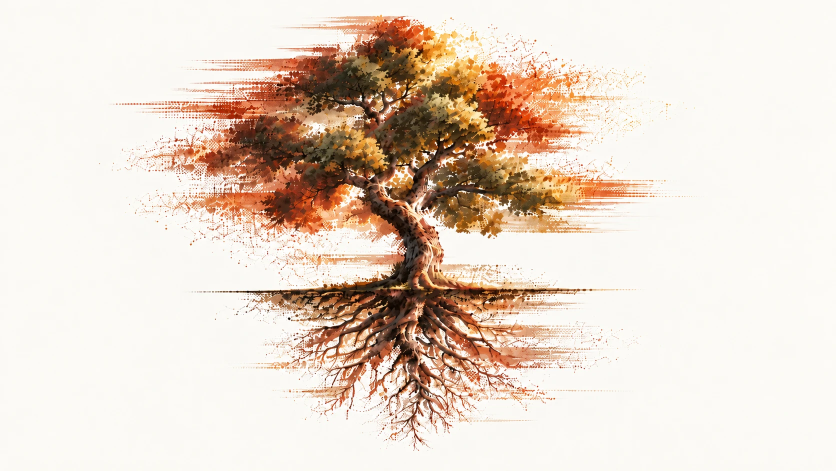
#> input picture tools/fuente-hero-r13.webp, 1672 x 941 px, found by its file name (shown at 1/2 size)
$ python recorte-hero.py
#> lines starting #> are read from the running program, lines starting #| are printed output that depends on the picture; after the words box and inside, x2 and y2 are one past the last pixel; in counts of white or black regions, pixels touching at a corner belong together
# Ronda 13 · la acuarela del roble (fondo HUESO, no blanco) → dos láminas con alfa para vivir sobre Cacao, partidas por la línea de suelo.
#   uv run --with pillow --with numpy --with scipy python tools/recorte-hero.py
# Igual que recorte.py pero: el fondo se mide (esquinas), NO se tira nada por «masa principal» (las estelas y salpicaduras son la
# gracia de la lámina) y el color de la zona translúcida sale de la tinta opaca vecina (sin halo hueso sobre oscuro).
import numpy as np
from PIL import Image
from scipy import ndimage as ndi
im = np.asarray(Image.open('tools/fuente-hero-r13.webp').convert('RGB')).astype(np.float32)
bg = np.median(np.concatenate([im[:12, :12].reshape(-1, 3), im[-12:, -12:].reshape(-1, 3), im[:12, -12:].reshape(-1, 3)]), 0)
#> bg = [252, 250, 246]
d = np.max(bg - im, 2)                        # cuánto se aparta del hueso (la tinta siempre oscurece)
a = np.clip((d - 9.0) / 70.0, 0, 1) ** 0.9
a = ndi.gaussian_filter(a, 0.5)
aa = np.maximum(a, 1e-3)[..., None]
c = np.clip((im - (1 - aa) * bg) / aa, 0, 255)
o = (a > 0.85).astype(np.float32)
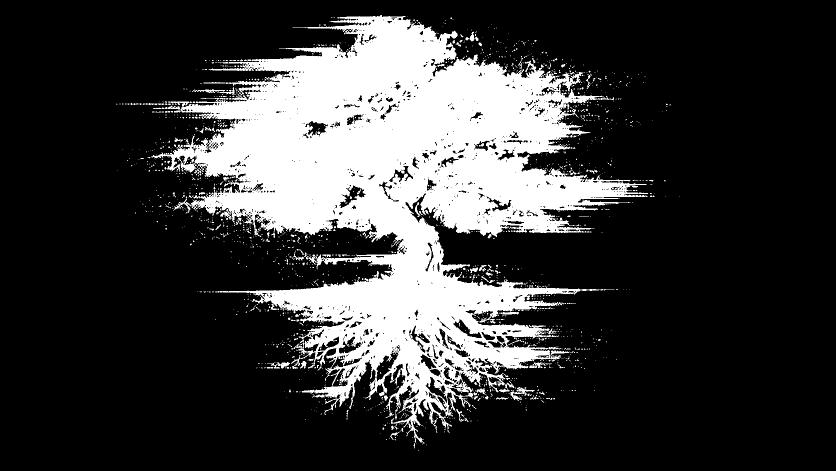
#> o: shape (941, 1672) float32 (shown at 1/2 size); values 0 (black) and 1 (white), 22.2% white; 1713 white regions (1597 under 20 px), largest, box (x1, y1, x2, y2) and area: (302, 30, 1296, 897) 335687, (1021, 774, 1069, 802) 400, (384, 174, 469, 190) 351
num = np.dstack([ndi.gaussian_filter(c[..., k] * o, 5) for k in range(3)])
den = ndi.gaussian_filter(o, 5)[..., None] + 1e-4
w = np.clip((0.85 - a) / 0.5, 0, 1)[..., None] * (den > 0.01)
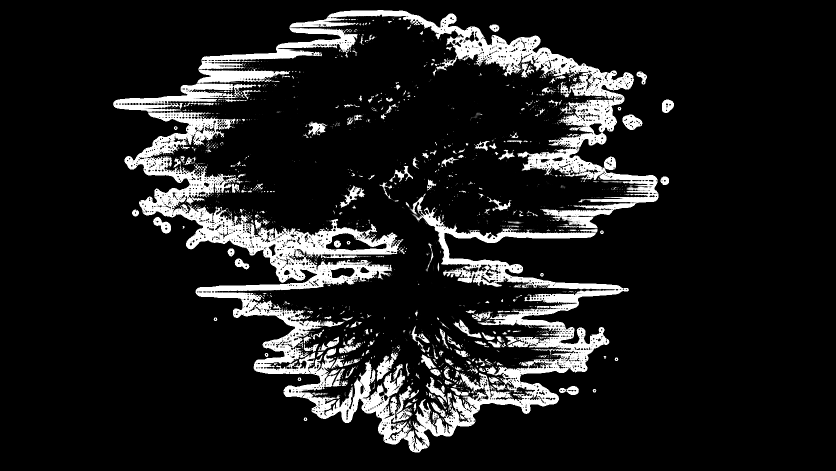
#> w: shape (941, 1672, 1) float32 (shown at 1/2 size); min 0, max 1, mean 0.119
c = c * (1 - w) + (num / den) * w
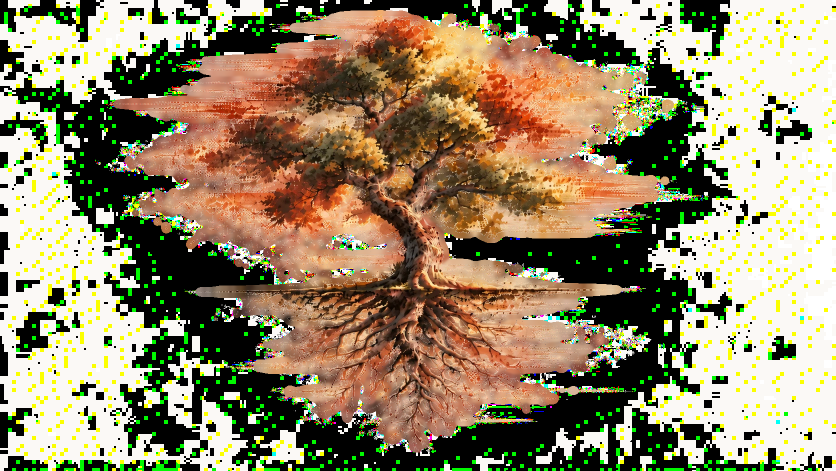
#> c: shape (941, 1672, 3) float32 (shown at 1/2 size); mean R, G, B 149.8, 136.1, 106.2
out = np.dstack([c, a * 255]).astype(np.uint8)
SUELO = 583
X0, X1 = 188, 1448   # recorte horizontal CENTRADO en el eje del tronco (818 px, medido a 520–565 px de alto)
out = out[:, X0:X1]
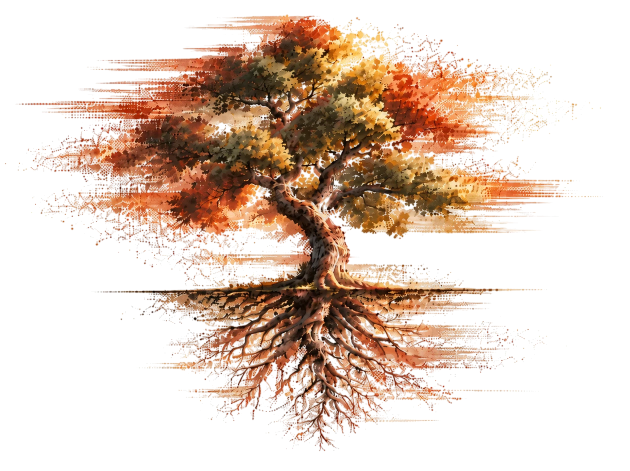
#> out: shape (941, 1260, 4) (shown at 1/2 size); mean R, G, B, A 129.3, 109.5, 80.1, 83.8; transparent parts drawn white
for nombre, trozo in (('hero-arbol', out[:SUELO]), ('hero-raices', out[SUELO - 3:])):
    ys, xs = np.where(trozo[..., 3] > 6)
    print(nombre, 'caja x', xs.min(), xs.max(), 'y', ys.min(), ys.max(), 'tam', trozo.shape[1], trozo.shape[0])
    Image.fromarray(trozo, 'RGBA').save(f'public/media/{nombre}.webp', quality=90, method=6)
#> this loop made 2 passes
#> nombre on passes 1 to 2: 'hero-arbol', 'hero-raices'
#| hero-arbol caja x 9 1205 y 28 582 tam 1260 583
#| hero-raices caja x 182 1133 y 0 322 tam 1260 361
#> pass 1, `Image.fromarray(trozo, 'RGBA').save(f'public/media/{nombre}.webp', qua..`:
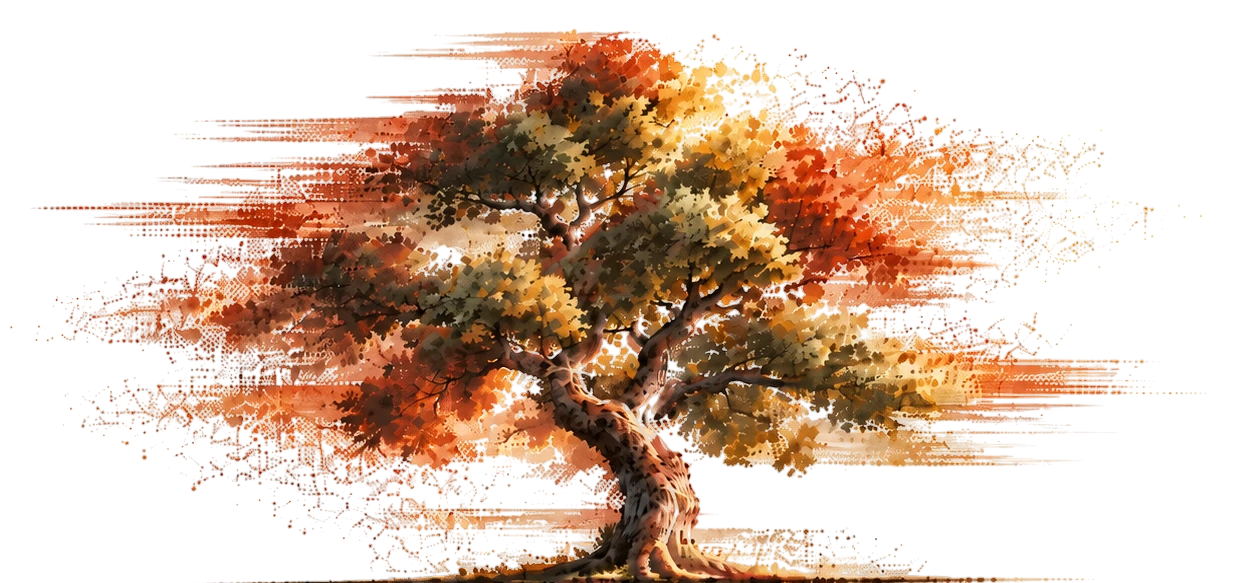
#> saved as hero-arbol.webp: PIL image 1260x583 RGBA; mean R, G, B, A 137.3, 110.1, 78.7, 102.9; transparent parts drawn white
# vista previa sobre Cacao
cac = np.array([0x30, 0x20, 0x18], np.float32)
al = out[..., 3:4] / 255.0
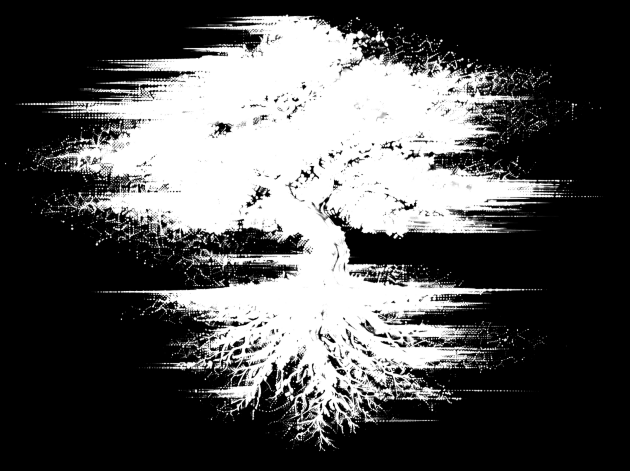
#> al: shape (941, 1260, 1) float64 (shown at 1/2 size); min 0, max 1, mean 0.329
prev = out[..., :3] * al + cac * (1 - al)
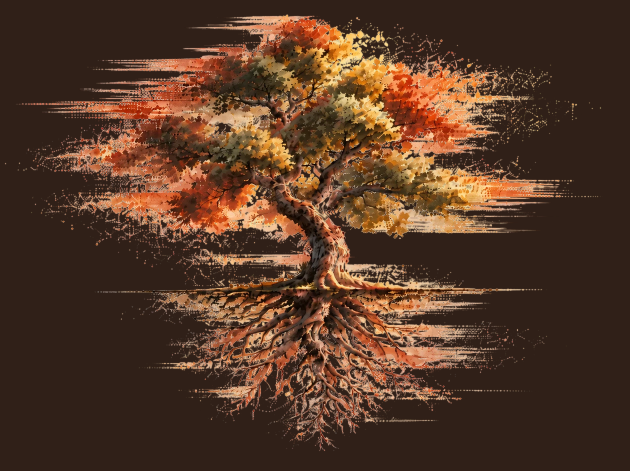
#> prev: shape (941, 1260, 3) float64 (shown at 1/2 size); mean R, G, B 86, 56.8, 39
Image.fromarray(prev.astype(np.uint8)).save('tools/shots/_hero-cacao.jpg', quality=88)
